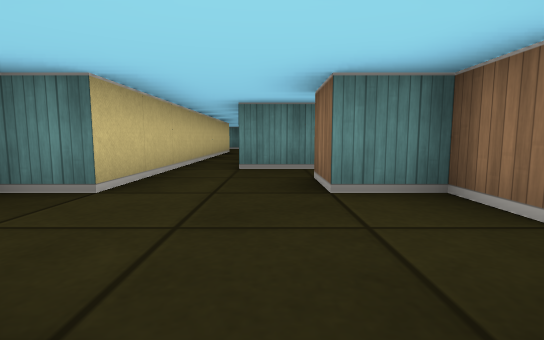
View 1 (above)

19 first-person views from a walk through a cub3D ray-caster map. The camera is about half as high as the walls, tilts 6° down and sees 85° across. The floor is counted in squares. Each view is taken from the middle of a square. On the plan, view 1 faces up. The plan holds only what a view shows up to about 9 squares ahead; the rest is blank.

View 2
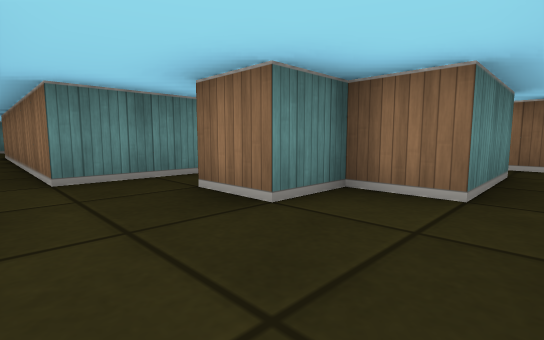

View 3
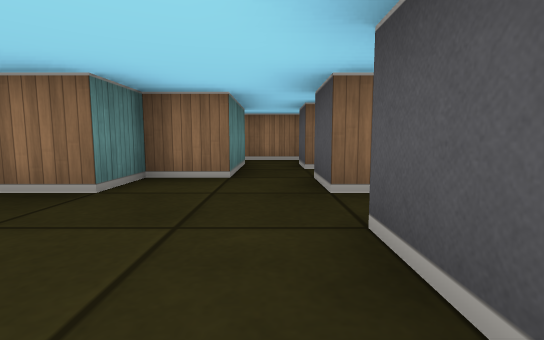

View 4
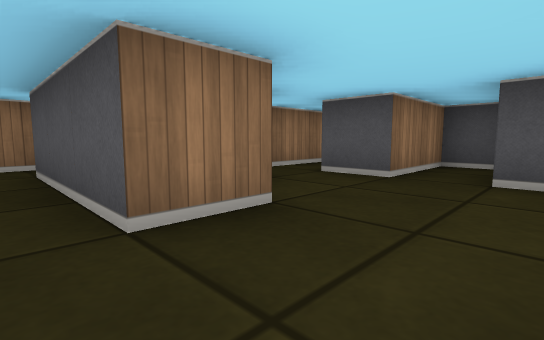

View 5
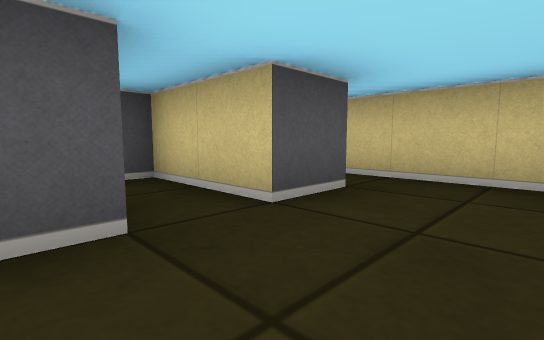

View 6
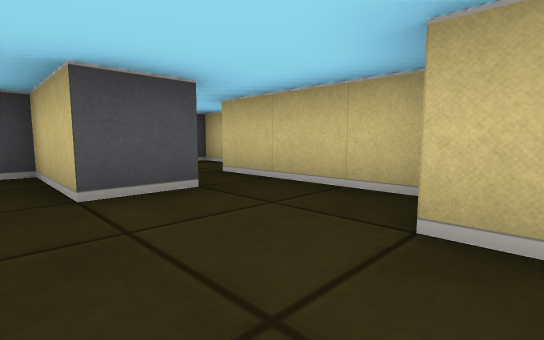

View 7
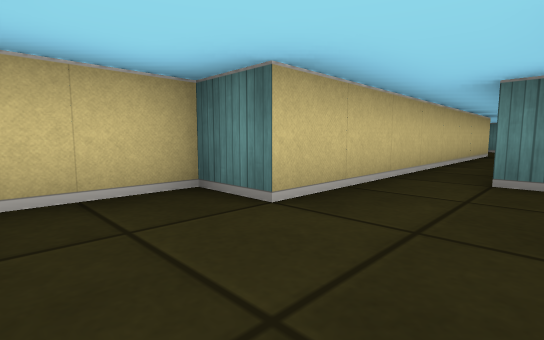

View 8
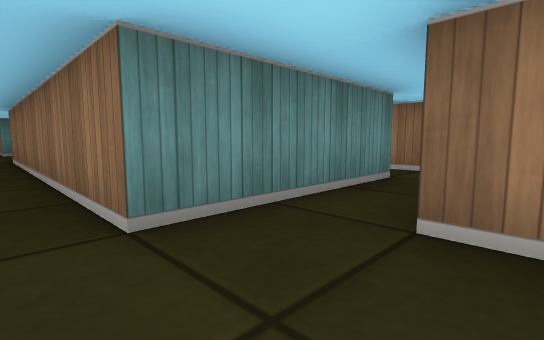

View 9
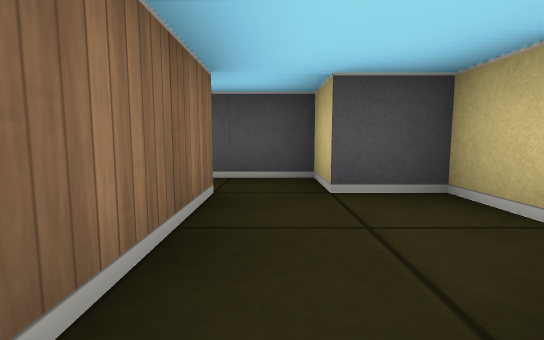

View 10
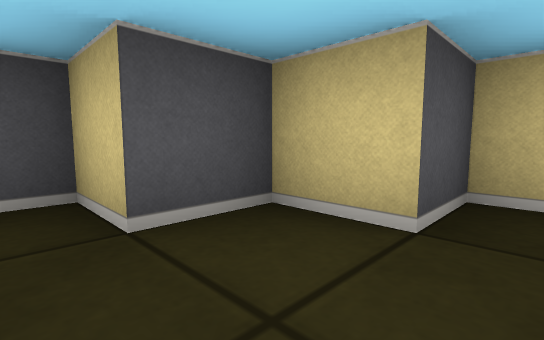

View 11
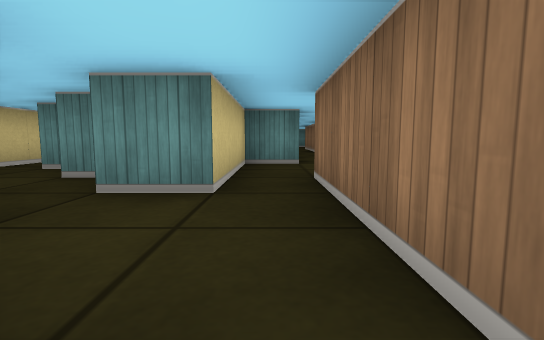

View 12
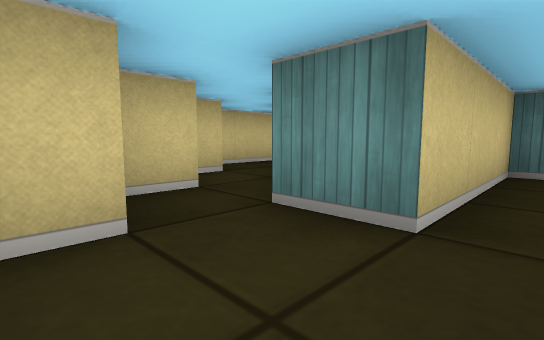

View 13
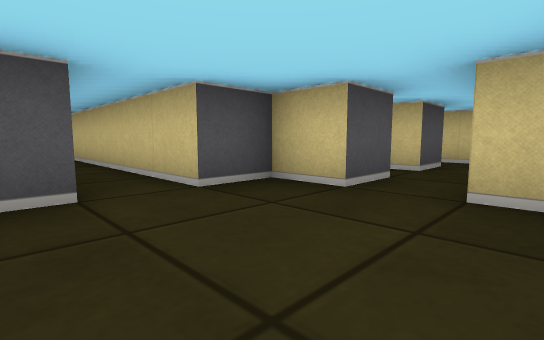

View 14
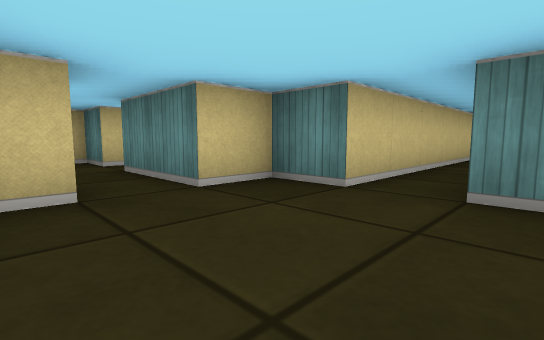

View 15
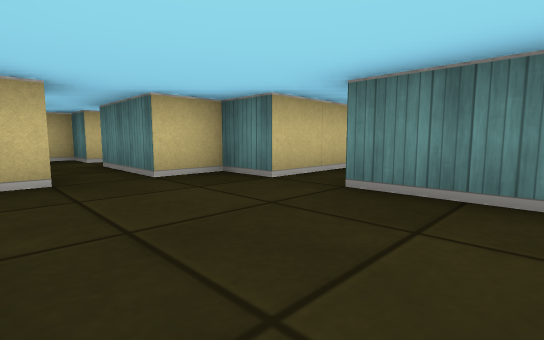

View 16
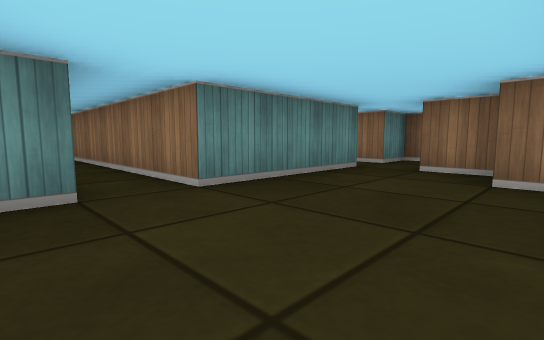

View 17
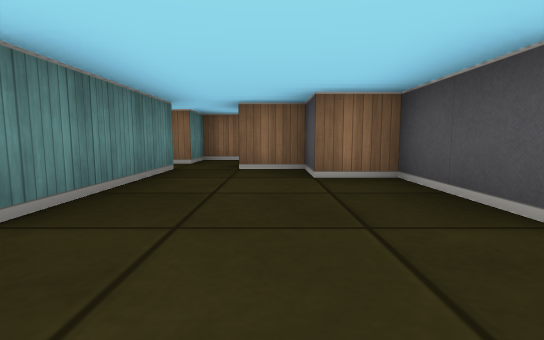

View 18
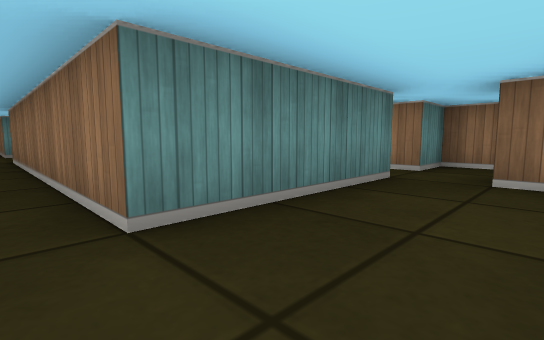

View 19
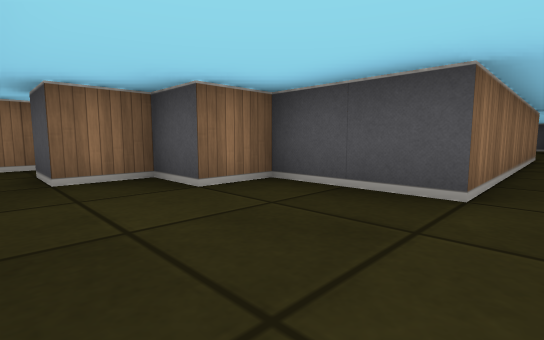

### Floor plan
Ten units are one square. View 1 is at (0, 0); x grows to the right and y downward. Boxes are objects, and circles mark ways between rooms. Rooms are numbered by the first view taken in them; rooms with no view inside come last. Other rooms are left out.
<svg viewBox="-45 -200 95 240">
<path fill="none" stroke="#000" d="M-15 -5 -5 -5 -5 15 5 15 5 -5 15 -5M26 -45 -5 -45 -5 -105M35 -15 15 -15 15 -25 5 -25 5 -35 25 -35M25 10 25 -5 35 -5M-15 -105 -15 -25 -25 -25 -25 -5M-35 15 -35 25 -25 25 -25 35 -12 35M-25 -5 -25 5 -35 5M-15 25 -15 -5M-5 -105 15 -105 15 -115 25 -115 25 -125 35 -125M26 -135 -5 -135 -5 -195M-25 -115 -25 -105 -15 -105M45 -124 45 -135 35 -135 35 -141M-15 -185 -15 -135 -25 -135 -25 -125"/>
<circle cx="-20" cy="0" r="3" fill="#2a7"/>
<circle cx="-10" cy="-110" r="3" fill="#2a7"/>
<text x="0" y="-30">1</text>
<text x="-20" y="10">2</text>
<text x="0" y="-130">3</text>
</svg>
Room 1 opens to room 2. Room 1 opens to room 3.

Where each view was taken, in squares from view 1:
view 1: 0 up, 0 right, facing up
view 2: 1 up, 1 left, facing up-right
view 3: 1 up, 2 left, facing right
view 4: 4 up, 1 left, facing down-right
view 5: 2 up, 1 right, facing down-left
view 6: 3 up, 0 right, facing down-left
view 7: 1 up, 0 right, facing up-left
view 8: 3 up, 1 left, facing up-right
view 9: 0 up, 2 left, facing down
view 10: 1 down, 2 left, facing down-left
view 11: 3 down, 2 left, facing up
view 12: 2 down, 2 left, facing up-left
view 13: 13 up, 0 right, facing down-left
view 14: 11 up, 0 right, facing up-left
view 15: 11 up, 1 right, facing up-left
view 16: 11 up, 2 left, facing up-right
view 17: 12 up, 2 left, facing right
view 18: 12 up, 1 left, facing up-right
view 19: 13 up, 1 left, facing down-right
